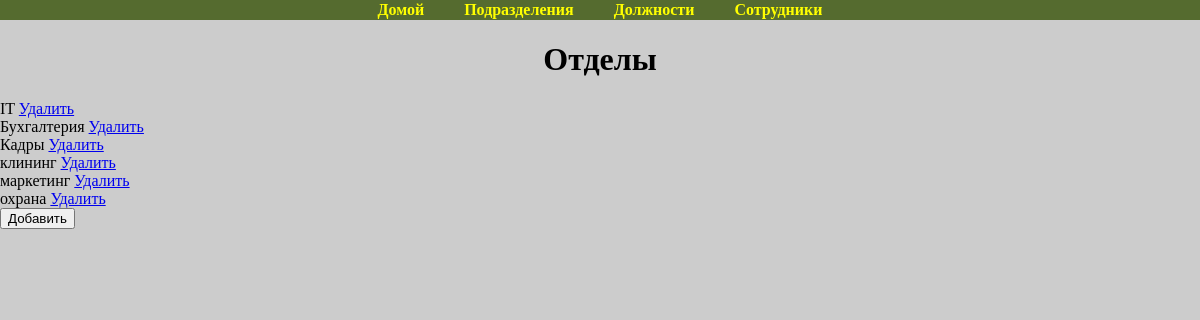
The app's page /post_list_by_department/ with its own data.
### staff/models.py (models this page shows, shortened)
class Department(models.Model):
    title = models.CharField(max_length=100, db_index=True, verbose_name='Отдел')
    slug = models.SlugField(max_length=200, unique=False)
    created = models.DateTimeField(auto_now_add=True)
    update = models.DateTimeField(auto_now_add=True)
    class Meta:
        ordering = ('title',)
        verbose_name = 'Отдел'
        verbose_name_plural = 'Подразделения'
        index_together = (('id', 'slug'),)

### staff/views.py (the view)
# urls.py: path('post_list_by_department/', post_list_by_department, name='post_list_by_department'),
def post_list_by_department(request):
    department = None
    departments = Department.objects.all()
    context = {'department': department, 'departments': departments}
    return render(request, 'post_list_by_department.html', context)

### staff/templates/post_list_by_department.html (shortened to what this page needs)
{% extends 'index.html' %}
{% block content %}
<div class="user_menu">
    <a href="{% url 'main:index' %}">Домой</a>
    <a href="{% url 'staff:post_list_by_department' %}">Подразделения</a>
    <a href="{% url 'staff:post_employees' %}">Должности</a>
    <a href="{% url 'staff:employees_detail' %}">Сотрудники</a>
</div>
<div id = 'department' class="department-list">
    <h1> Отделы </h1>
    {% for department in departments %}
            {{department.title}}
        <a href="{% url 'staff:delete_department' %}?id={{ department.id }}">Удалить</a><br>
    {% endfor %}
</div>
<div>
    <form action="{% url 'staff:create_department' %}" method="POST" enctype="multipart/form-data">
        <button type="submit">Добавить</button>
    </form>
</div>
{% endblock %}

### main/static/css/index.css (style rules this page uses)
body { background: #cccccc; padding: 0; margin: 0; height: 100%; }
h1 { text-align: center; }
.user_menu { display: flex; height: 20px; justify-content: center; align-items: center; background: darkolivegreen; color: yellow; }
.user_menu>a { text-decoration: none; color: yellow; font-weight: bold; padding: 20px; }

### records on screen
Department: title "IT"
Department: title "Бухгалтерия"
Department: title "Кадры"
Department: title "клининг"
Department: title "маркетинг"
Department: title "охрана"
